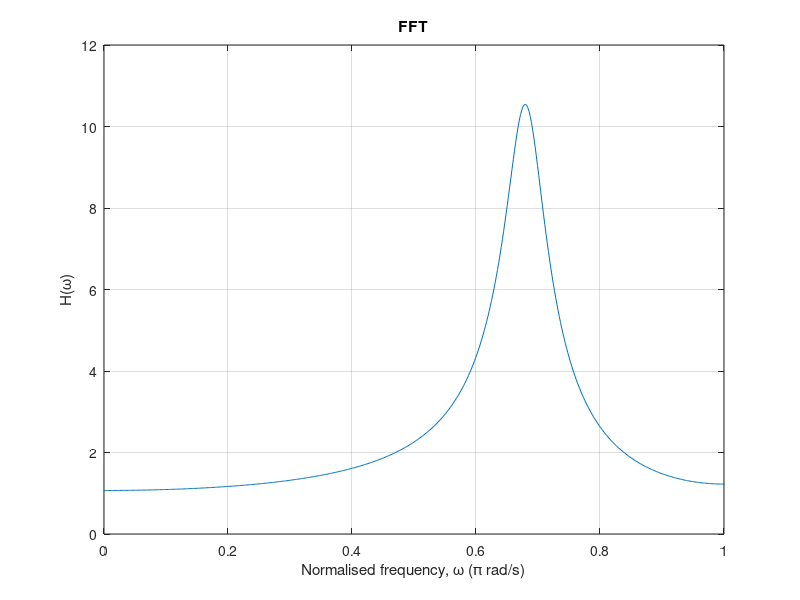

This figure's MATLAB source: (Note: this script raises an error after producing the figure.)
%--------------------------------------------
% PBMMI TUTORIAL 1 - part 2
% IIR FILTERS
% Alistair Carson 2021
% -------------------------------------------

clc
clear all
close all

% sample rate
Fs = 44100;

% filter parameters
f0 = 15e3;
Omega0 = 2*pi*f0/Fs;
r = 0.9;

% IR
N = 1024;                   % length
n = (0:N-1)';               % n-vector
h = 2*r.^n.*cos(Omega0*n);  % h[n]

% H(omega)
Hw = fft(h);
plot(2*(0:N-1)'/N, abs(Hw));
xlabel('Normalised frequency, \omega (\pi rad/s)'); ylabel('H(\omega)');
xlim([0 1]); grid on
title('FFT')

% filter coefficients
b = [1, -r*cos(Omega0)];
a = [1, -2*r*cos(Omega0), r^2];

% z-domain set-up
zmax = 2;
Nz = 100;
zv = linspace(-zmax, zmax, Nz);
[zr, zi] = meshgrid(zv, zv);
z = zr + 1i*zi;

% truncated FIR
Hz = zeros(size(z));
for n = 0:N-1
    Hz = Hz + h(n+1)*z.^(-n);
end

% analytic z-transform
Hz2 = (z./(z - r*exp(1i*Omega0)) + z./(z - r*exp(-1i*Omega0)));

% plot
plotZtransform(zr, zi, Hz, Hw, r);
title('Truncated')
plotZtransform(zr, zi, Hz2, Hw, r);
title('Analytic')

% Plots z transform, |z| = r, and FFT on same plot
function plotZtransform(zr, zi, Hz, Hw, r)
figure
surf(zr, zi, abs(Hz), 'FaceAlpha', 0.1);
xlabel('$\Re(z)$', 'Interpreter', 'latex')
ylabel('$\Im(z)$', 'Interpreter', 'latex')
zlabel('$|H(z)|$', 'Interpreter', 'latex')
zlim([0 12])
rotate3d on
hold on
Nfft = length(Hw);
theta = 2*pi*(0:Nfft-1)/Nfft;
plot(r*cos(theta), r*sin(theta), 'k', 'LineWidth', 2.0, 'LineStyle', '--');
plot3(cos(theta), sin(theta),abs(Hw), 'b', 'LineWidth', 2.0) 
legend('|H(z)|', '|z| = r', 'H(\omega)')
end